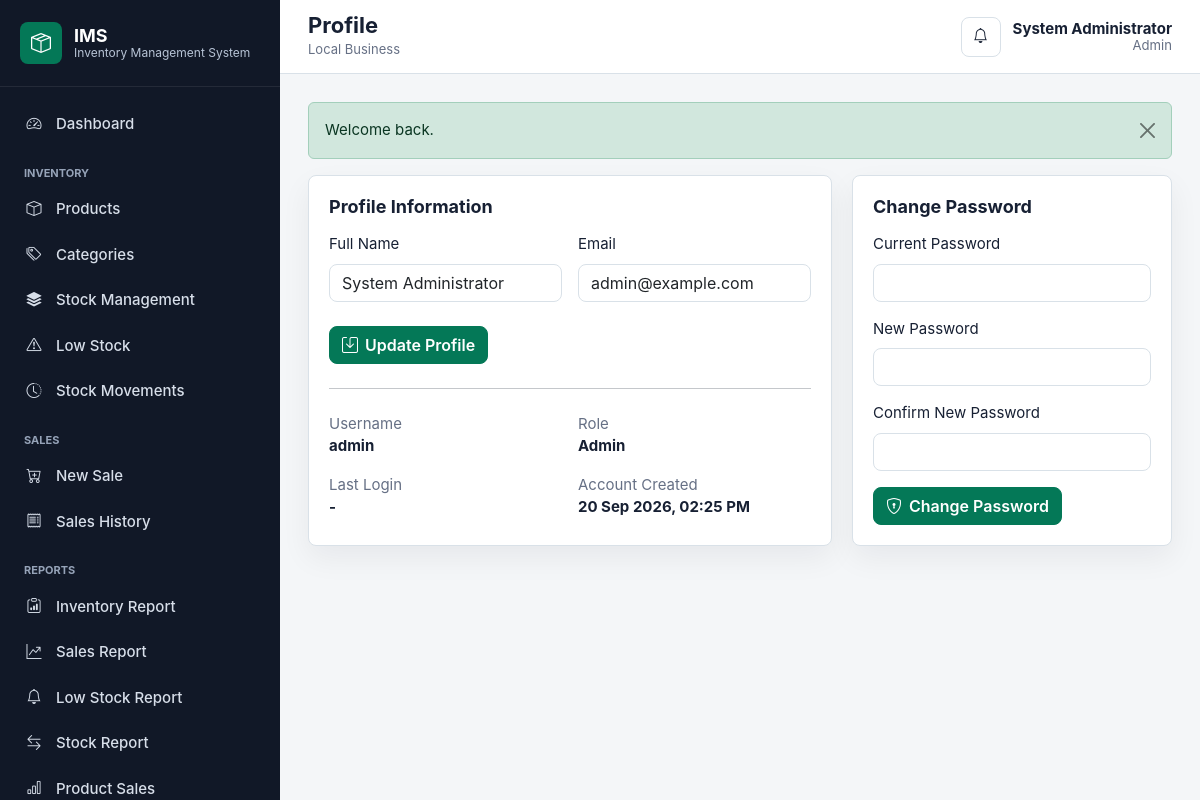
Page /?route=profile (signed in) on the committed database.
### tables this page shows
CREATE TABLE IF NOT EXISTS users (
    id INT UNSIGNED AUTO_INCREMENT PRIMARY KEY,
    full_name VARCHAR(120) NOT NULL,
    username VARCHAR(60) NOT NULL,
    email VARCHAR(120) NULL,
    password VARCHAR(255) NOT NULL,
    role ENUM('admin', 'staff') NOT NULL DEFAULT 'staff',
    status ENUM('active', 'inactive') NOT NULL DEFAULT 'active',
    last_login TIMESTAMP NULL,
    created_at TIMESTAMP NOT NULL DEFAULT CURRENT_TIMESTAMP,
    updated_at TIMESTAMP NOT NULL DEFAULT CURRENT_TIMESTAMP ON UPDATE CURRENT_TIMESTAMP,
    UNIQUE KEY uq_users_username (username),
    UNIQUE KEY uq_users_email (email),
    INDEX idx_users_role_status (role, status)
);

### app/Core/Controller.php (called while the page is built, shortened)
<?php
class Controller
{
    protected function view(string $view, array $data = [], string $layout = 'main'): void
    {
        extract($data, EXTR_SKIP);
        $viewFile = VIEW_PATH . '/' . $view . '.php';
        require $viewFile;
        require VIEW_PATH . '/layouts/' . $layout . '.php';
    }
}

### app/Controllers/ProfileController.php (called while the page is built, shortened)
<?php
class ProfileController extends Controller
{
    private User $users;
    public function __construct()
    {
        $this->users = new User();
    }
    public function index(): void
    {
        $user = $this->users->find((int) current_user()['id']);
        $this->view('profile/index', ['title' => 'Profile', 'user' => $user, 'errors' => []]);
    }
}

### app/Core/Router.php (called while the page is built, shortened)
<?php
class Router
{
    private array $routes = [
        'GET' => [],
        'POST' => [],
    ];
    public function get(string $path, string $action): void
    {
        $this->routes['GET'][$this->normalize($path)] = $action;
    }
    public function post(string $path, string $action): void
    {
        $this->routes['POST'][$this->normalize($path)] = $action;
    }
    public function dispatch(): void
    {
        $method = $_SERVER['REQUEST_METHOD'] ?? 'GET';
        $path = $this->currentPath();
        $action = $this->routes[$method][$path] ?? null;
        [$controllerName, $methodName] = explode('@', $action);
        try {
            $controller = new $class();
            $controller->{$methodName}();
        } catch (\Throwable $exception) {
            app_log_exception($exception);
            if (config('app.debug', false)) {
                http_response_code(500);
                echo '<pre>' . htmlspecialchars((string) $exception, ENT_QUOTES, 'UTF-8') . '</pre>';
                return;
            }
            http_response_code(500);
            $message = 'The application encountered an unexpected error.';
            if ($exception instanceof \PDOException && str_contains($exception->getMessage(), 'doesn\'t exist')) {
                $message = 'Database setup is incomplete. Import database/repair_login_500.sql into the configured database.';
            } elseif (is_admin()) {
                $message = 'Database/application error: ' . $exception->getMessage();
            }
            $this->renderError('500', 'Server Error', $message);
        }
    }
    private function currentPath(): string
    {
        if (isset($_GET['route'])) {
            return $this->normalize((string) $_GET['route']);
        }
        $uriPath = parse_url($_SERVER['REQUEST_URI'] ?? '/', PHP_URL_PATH) ?: '/';
        return $this->normalize($uriPath);
    }
    private function normalize(string $path): string
    {
        $path = trim($path, '/');
        return $path === 'index.php' ? '' : $path;
    }
}

### public/index.php (called while the page is built, shortened)
<?php
require dirname(__DIR__) . '/app/bootstrap.php';
$router = new Router();
$router->get('', 'AuthController@loginForm');
$router->get('login', 'AuthController@loginForm');
$router->post('login', 'AuthController@login');
$router->get('logout', 'AuthController@logout');
$router->get('dashboard', 'DashboardController@index');
$router->get('categories', 'CategoryController@index');
$router->get('categories/create', 'CategoryController@create');
$router->post('categories/store', 'CategoryController@store');
$router->get('categories/edit', 'CategoryController@edit');
$router->post('categories/update', 'CategoryController@update');
$router->post('categories/delete', 'CategoryController@delete');
$router->get('products', 'ProductController@index');
$router->get('products/create', 'ProductController@create');
$router->post('products/store', 'ProductController@store');
$router->get('products/view', 'ProductController@view');
$router->get('products/edit', 'ProductController@edit');
$router->post('products/update', 'ProductController@update');
$router->post('products/delete', 'ProductController@delete');
$router->get('inventory', 'InventoryController@index');
$router->post('inventory/stock-in', 'InventoryController@stockIn');
$router->post('inventory/adjust', 'InventoryController@adjust');
$router->get('inventory/movements', 'InventoryController@movements');
$router->get('inventory/low-stock', 'InventoryController@lowStock');
$router->get('sales', 'SaleController@index');
$router->get('sales/create', 'SaleController@create');
$router->post('sales/store', 'SaleController@store');
$router->get('sales/view', 'SaleController@view');
$router->get('api/products/search', 'SaleController@searchProducts');
$router->get('reports', 'ReportController@index');
$router->get('reports/inventory', 'ReportController@inventory');
$router->get('reports/sales', 'ReportController@sales');
$router->get('reports/low-stock', 'ReportController@lowStock');
$router->get('reports/stock-movements', 'ReportController@stockMovements');
$router->get('reports/product-sales', 'ReportController@productSales');
$router->get('users', 'UserController@index');
$router->get('users/create', 'UserController@create');
$router->post('users/store', 'UserController@store');
$router->get('users/edit', 'UserController@edit');
$router->post('users/update', 'UserController@update');
$router->post('users/delete', 'UserController@delete');
$router->get('profile', 'ProfileController@index');
$router->post('profile/update', 'ProfileController@update');
$router->post('profile/password', 'ProfileController@password');
$router->get('settings', 'SettingsController@index');
$router->post('settings/update', 'SettingsController@update');
$router->dispatch();

### app/helpers/functions.php (called while the page is built, shortened)
<?php
function config(?string $key = null, mixed $default = null): mixed
{
    $config = $GLOBALS['config'] ?? [];
    foreach (explode('.', $key) as $segment) {
        $config = $config[$segment];
    }
    return $config;
}
function e(?string $value): string
{
    return htmlspecialchars((string) $value, ENT_QUOTES, 'UTF-8');
}
function app_base_url(): string
{
    $configured = trim((string) config('app.base_url', ''));
    $https = (!empty($_SERVER['HTTPS']) && $_SERVER['HTTPS'] !== 'off') || (($_SERVER['SERVER_PORT'] ?? null) === '443');
    $scheme = $https ? 'https' : 'http';
    $host = $_SERVER['HTTP_HOST'] ?? 'localhost';
    $scriptDir = str_replace('\\', '/', dirname($_SERVER['SCRIPT_NAME'] ?? ''));
    if ($scriptDir === '/' || $scriptDir === '.') {
        $scriptDir = '';
    }
    return rtrim($scheme . '://' . $host . $scriptDir, '/');
}
function url(string $path = '', array $params = []): string
{
    $path = trim($path, '/');
    $base = app_base_url();
    if ($path !== '') {
        $params = ['route' => $path] + $params;
    }
    $query = $params === [] ? '' : '?' . http_build_query($params);
    return $base . '/' . $query;
}
function current_user(): ?array
{
    return $_SESSION['user'] ?? null;
}
function format_date(?string $value, string $format = 'd M Y, h:i A'): string
{
    if (!$value) {
        return '-';
    }
    return date($format, strtotime($value));
}
function setting(string $key, mixed $default = null): mixed
{
    static $settings = null;
    if ($settings === null) {
        try {
            $model = new \App\Models\Setting();
            $settings = $model->allKeyed();
        } catch (\Throwable) {
            $settings = [];
        }
    }
    return $settings[$key] ?? $default;
}

### app/bootstrap.php (called while the page is built, shortened)
<?php
spl_autoload_register(function (string $class): void {
    $prefix = 'App\\';
    $relative = substr($class, strlen($prefix));
    $file = APP_PATH . DIRECTORY_SEPARATOR . str_replace('\\', DIRECTORY_SEPARATOR, $relative) . '.php';
});
require APP_PATH . '/helpers/functions.php';

### app/Core/Database.php (called while the page is built, shortened)
<?php
class Database
{
    private static ?PDO $connection = null;
    public static function connection(): PDO
    {
        if (self::$connection instanceof PDO) {
            return self::$connection;
        }
        $db = config('database');
        $dsn = sprintf(
            'mysql:host=%s;port=%s;dbname=%s;charset=%s',
            $db['host'],
            $db['port'],
            $db['name'],
            $db['charset']
        );
        try {
            self::$connection = new PDO($dsn, $db['user'], $db['password'], [
                PDO::ATTR_ERRMODE => PDO::ERRMODE_EXCEPTION,
                PDO::ATTR_DEFAULT_FETCH_MODE => PDO::FETCH_ASSOC,
                PDO::ATTR_EMULATE_PREPARES => false,
            ]);
        } catch (PDOException $exception) {
            if (config('app.debug', false)) {
                throw $exception;
            }
            app_log_exception($exception);
            http_response_code(500);
            exit('Database connection error.');
        }
        return self::$connection;
    }
}

### app/Models/Model.php (called while the page is built, shortened)
<?php
abstract class Model
{
    public function __construct()
    {
        $this->db = Database::connection();
    }
}

### app/Models/User.php (called while the page is built, shortened)
<?php
class User extends Model
{
    public function find(int $id): ?array
    {
        $stmt = $this->db->prepare('SELECT * FROM users WHERE id = :id');
        $stmt->execute(['id' => $id]);
        $user = $stmt->fetch();
        return $user ?: null;
    }
}

### app/Models/Setting.php (called while the page is built, shortened)
<?php
class Setting extends Model
{
    public function allKeyed(): array
    {
        $rows = $this->db->query('SELECT setting_key, setting_value FROM settings')->fetchAll();
        $settings = [];
        foreach ($rows as $row) {
            $settings[$row['setting_key']] = $row['setting_value'];
        }
        return $settings;
    }
}

### views/profile/index.php (the view, shortened to what this page needs)
<section class="split-grid">
    <article class="panel">
        <div class="panel-title"><h2>Profile Information</h2></div>
        <form method="post" action="<?= e(url('profile/update')) ?>" novalidate>
            <div class="row g-3">
                <div class="col-md-6">
                    <label class="form-label" for="full_name">Full Name</label>
                    <input class="form-control <?= isset($errors['full_name']) ? 'is-invalid' : '' ?>" id="full_name" name="full_name" value="<?= e($user['full_name']) ?>">
                </div>
                <div class="col-md-6">
                    <label class="form-label" for="email">Email</label>
                    <input class="form-control <?= isset($errors['email']) ? 'is-invalid' : '' ?>" id="email" name="email" type="email" value="<?= e($user['email']) ?>">
                </div>
            </div>
            <button class="btn btn-primary mt-4" type="submit"><i class="bi bi-save"></i> Update Profile</button>
        </form>
        <hr class="my-4">
        <div class="row g-3">
            <div class="col-md-6"><span class="text-muted d-block">Username</span><strong><?= e($user['username']) ?></strong></div>
            <div class="col-md-6"><span class="text-muted d-block">Role</span><strong><?= e(ucfirst($user['role'])) ?></strong></div>
            <div class="col-md-6"><span class="text-muted d-block">Last Login</span><strong><?= e(format_date($user['last_login'])) ?></strong></div>
            <div class="col-md-6"><span class="text-muted d-block">Account Created</span><strong><?= e(format_date($user['created_at'])) ?></strong></div>
        </div>
    </article>
    <article class="panel">
        <div class="panel-title"><h2>Change Password</h2></div>
        <form method="post" action="<?= e(url('profile/password')) ?>">
            <div class="mb-3">
                <label class="form-label" for="current_password">Current Password</label>
                <input class="form-control" id="current_password" name="current_password" type="password" required>
            </div>
            <div class="mb-3">
                <label class="form-label" for="new_password">New Password</label>
                <input class="form-control" id="new_password" name="new_password" type="password" required>
            </div>
            <div class="mb-3">
                <label class="form-label" for="confirm_password">Confirm New Password</label>
                <input class="form-control" id="confirm_password" name="confirm_password" type="password" required>
            </div>
            <button class="btn btn-primary" type="submit"><i class="bi bi-shield-lock"></i> Change Password</button>
        </form>
    </article>
</section>

### views/partials/topbar.php (shortened to what this page needs)
<header class="topbar">
    <div>
        <h1><?= e($title ?? 'Dashboard') ?></h1>
        <span class="topbar-subtitle"><?= e(setting('business_name', 'Local Business')) ?></span>
    </div>
    <div class="topbar-actions">
        <a class="notification-dot" href="<?= e(url('inventory/low-stock')) ?>" title="Low stock products">
            <i class="bi bi-bell"></i>
        </a>
        <div class="user-chip">
            <span><?= e($user['full_name']) ?></span>
            <small><?= e(ucfirst($user['role'])) ?></small>
        </div>
    </div>
</header>

### public/assets/css/app.css (style rules this page uses)
:root { --primary: #047857; --primary-dark: #065f46; --sidebar: #111827; --sidebar-soft: #1f2937; --body-bg: #f4f6f8; --surface: #ffffff; --border: #d9e1e8; --text: #172033; --muted: #667085; --warning: #f59e0b; --danger: #dc2626; --info: #0284c7; --radius: 8px; }
* { box-sizing: border-box; }
body { margin: 0; background: var(--body-bg); color: var(--text); font-family: Inter, "Segoe UI", Arial, sans-serif; font-size: 15px; }
a { text-decoration: none; }
.auth-card, .panel, .metric-card, .empty-state { background: var(--surface); border: 1px solid var(--border); border-radius: var(--radius); box-shadow: 0 12px 30px rgba(16, 24, 40, 0.06); }
.topbar { height: 74px; padding: 0 28px; background: var(--surface); border-bottom: 1px solid var(--border); display: flex; align-items: center; gap: 18px; position: sticky; top: 0; z-index: 1010; }
.topbar h1 { margin: 0; font-size: 22px; font-weight: 700; }
.topbar-subtitle { color: var(--muted); font-size: 13px; }
.topbar-actions { margin-left: auto; display: flex; gap: 12px; align-items: center; }
.icon-button, .notification-dot { width: 40px; height: 40px; display: grid; place-items: center; border-radius: var(--radius); border: 1px solid var(--border); background: white; color: var(--text); }
.user-chip { display: grid; line-height: 1.1; text-align: right; }
.user-chip span { font-weight: 700; }
.user-chip small, .text-muted { color: var(--muted) !important; }
.panel { padding: 20px; margin-bottom: 20px; }
.panel-title { display: flex; align-items: center; justify-content: space-between; gap: 12px; margin-bottom: 16px; }
.panel-title h2 { margin: 0; font-size: 18px; font-weight: 700; }
.btn { border-radius: var(--radius); display: inline-flex; align-items: center; justify-content: center; gap: 7px; font-weight: 600; }
.btn-primary { --bs-btn-bg: var(--primary); --bs-btn-border-color: var(--primary); --bs-btn-hover-bg: var(--primary-dark); --bs-btn-hover-border-color: var(--primary-dark); }
.form-control, .form-select { border-radius: var(--radius); border-color: var(--border); }
.split-grid { display: grid; grid-template-columns: minmax(0, 1.35fr) minmax(320px, 0.65fr); gap: 20px; }

### rows in the picture
users: full_name "System Administrator", role "Admin", email "admin@example.com", username "admin", last_login "-", created_at "20 Sep 2026, 02:25 PM"

### other values in the picture
$title "Profile"
setting('business_name', 'Local Business') "Local Business"
$flash['message'] "Welcome back."
